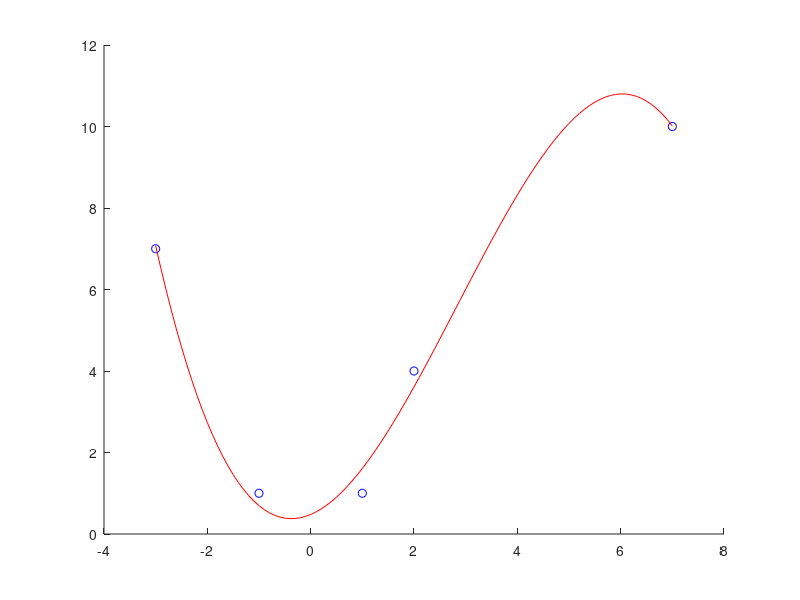

This chart was generated by the following MATLAB code:
%
clear all
close all
clc
%P pour la matrice des points
P=[1 1
   2 4
   -1 1
   7 10
   -3 7];


x=P(:,1)
y=P(:,2)
M=[x.^3, x.^2, x.^1, x.^0];
a=pinv(M)*y

x_analy=-3:0.1:7
y_analy=polyval(a,x_analy)


hold on 
plot(x,y,'ob')
plot(x_analy,y_analy,'-r')
hold off



% 
% M=[x.^3,x.^2, x.^1, x.^0];
% c=pinv(M)*y
% 
% 
% % %Mc=y
% % c=M\y
% % 
%  x_analytique=-5:.1:10
%  y_a=polyval(c,x_analytique)
% % %y_1=c(1)*x_analytique.^4+.....
%     
% hold on
% %plot(x_analytique,y_a,'-r')
% plot(x,y,'ob')
% hold off
% 
% racine=roots(c)
